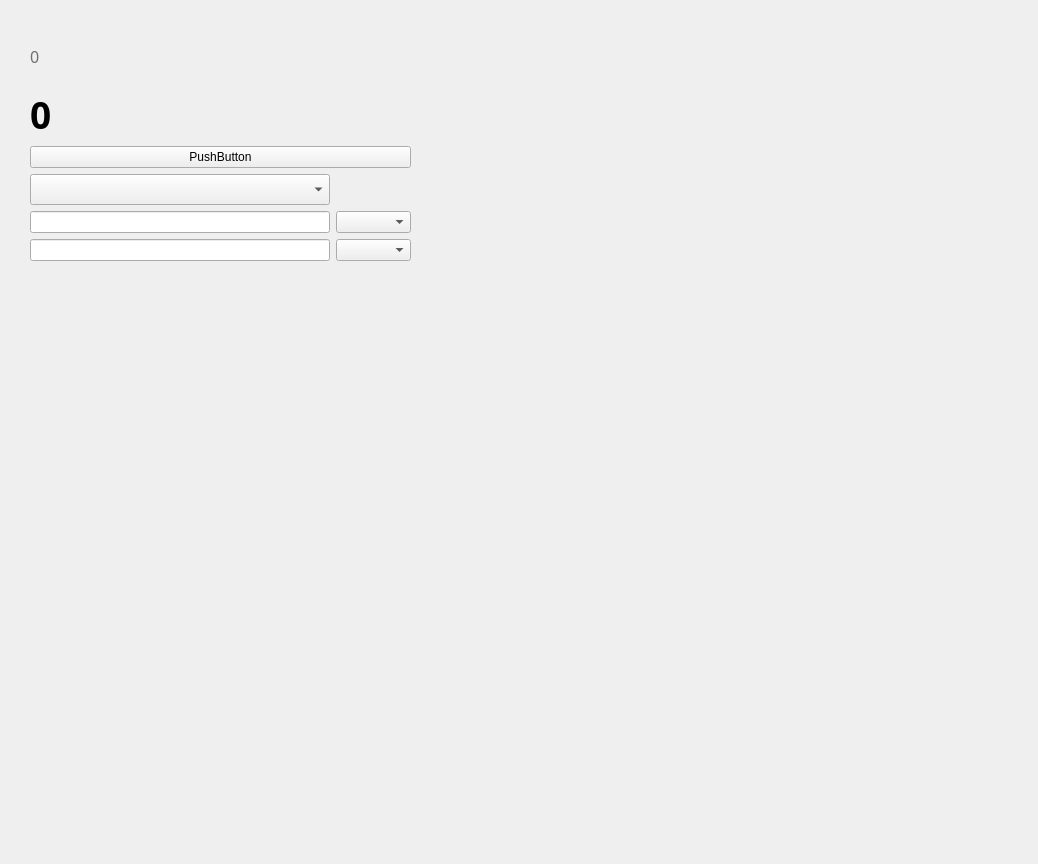
<?xml version="1.0" encoding="UTF-8"?>
<ui version="4.0">
 <class>Form</class>
 <widget class="QWidget" name="Form">
  <property name="geometry">
   <rect>
    <x>0</x>
    <y>0</y>
    <width>1038</width>
    <height>864</height>
   </rect>
  </property>
  <property name="windowTitle">
   <string>Form</string>
  </property>
  <widget class="QWidget" name="layoutWidget">
   <property name="geometry">
    <rect>
     <x>30</x>
     <y>30</y>
     <width>381</width>
     <height>231</height>
    </rect>
   </property>
   <layout class="QVBoxLayout" name="verticalLayout_2">
    <item>
     <widget class="QLabel" name="label_2">
      <property name="font">
       <font>
        <family>江西拙楷3.0</family>
        <pointsize>12</pointsize>
       </font>
      </property>
      <property name="styleSheet">
       <string notr="true">color:rgb(111,111,111)</string>
      </property>
      <property name="text">
       <string>0</string>
      </property>
     </widget>
    </item>
    <item>
     <widget class="QLabel" name="label_1">
      <property name="maximumSize">
       <size>
        <width>300</width>
        <height>16777215</height>
       </size>
      </property>
      <property name="font">
       <font>
        <family>江西拙楷3.0</family>
        <pointsize>28</pointsize>
        <bold>true</bold>
       </font>
      </property>
      <property name="text">
       <string>0</string>
      </property>
     </widget>
    </item>
    <item>
     <layout class="QVBoxLayout" name="verticalLayout">
      <item>
       <widget class="QPushButton" name="pushButton">
        <property name="text">
         <string>PushButton</string>
        </property>
       </widget>
      </item>
      <item>
       <widget class="QComboBox" name="comboBox_3">
        <property name="maximumSize">
         <size>
          <width>300</width>
          <height>16777215</height>
         </size>
        </property>
        <property name="font">
         <font>
          <family>江西拙楷3.0</family>
          <pointsize>12</pointsize>
         </font>
        </property>
       </widget>
      </item>
      <item>
       <layout class="QGridLayout" name="gridLayout">
        <item row="1" column="0">
         <widget class="QLineEdit" name="lineEdit_2">
          <property name="maximumSize">
           <size>
            <width>300</width>
            <height>16777215</height>
           </size>
          </property>
         </widget>
        </item>
        <item row="1" column="1">
         <widget class="QComboBox" name="comboBox_2">
          <property name="maximumSize">
           <size>
            <width>120</width>
            <height>16777215</height>
           </size>
          </property>
          <property name="currentText">
           <string/>
          </property>
         </widget>
        </item>
        <item row="0" column="0">
         <widget class="QLineEdit" name="lineEdit_1">
          <property name="maximumSize">
           <size>
            <width>300</width>
            <height>40</height>
           </size>
          </property>
         </widget>
        </item>
        <item row="0" column="1">
         <widget class="QComboBox" name="comboBox_1"/>
        </item>
       </layout>
      </item>
     </layout>
    </item>
   </layout>
  </widget>
 </widget>
 <resources/>
 <connections/>
</ui>
